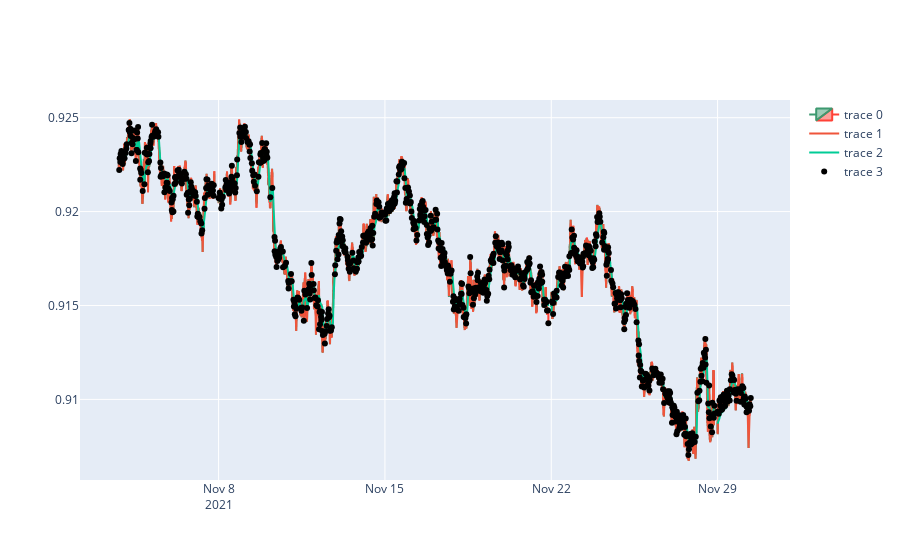

The code cell stored with this chart in its notebook:
### Code cell
fig = go.Figure(data=[go.Candlestick(x=datam5['time'],
open=datam5['open'],
                high=datam5['high'],
                low=datam5['low'],
                close=datam5['close'])])

fig.add_trace(go.Scatter(
    x=datam5.loc[(datam5['zz'].notnull())]['time'],
    y=datam5.loc[(datam5['zz'].notnull())]['zz']
))
fig.add_trace(go.Scatter(
    x=datam5['time'],
    y=datam5['kama17']
))
fig.add_trace(go.Scatter(
    x=datam5.loc[(datam5['start'].notnull())]['time'],
    y=datam5.loc[(datam5['start'].notnull())]['start'],
    mode = "markers",
    marker = dict(color = "black")
))


fig.update_xaxes(
    rangebreaks=[
        dict(bounds=["sat", "mon"]), #hide weekends
    ]
)
fig.update_layout(xaxis_rangeslider_visible=False)

fig.show()

### Figure 1 — Plotly figure (JSON) as saved in the notebook; plotly's stock layout.template omitted (floating-point values rounded to 4 significant figures; data arrays with more than 128 entries replaced by an {"elided": "..."} marker saying what was removed)
{"data": [{"close": {"elided": "5457 float values"}, "high": {"elided": "5457 float values"}, "low": {"elided": "5457 float values"}, "open": {"elided": "5457 float values"}, "type": "candlestick", "x": {"elided": "5457 str values"}}, {"type": "scatter", "x": {"elided": "903 str values"}, "y": {"elided": "903 float values"}}, {"type": "scatter", "x": {"elided": "5457 str values"}, "y": {"elided": "5457 float values"}}, {"marker": {"color": "black"}, "mode": "markers", "type": "scatter", "x": {"elided": "979 str values"}, "y": {"elided": "979 float values"}}], "layout": {"xaxis": {"rangebreaks": [{"bounds": ["sat", "mon"]}], "rangeslider": {"visible": false}}}}
